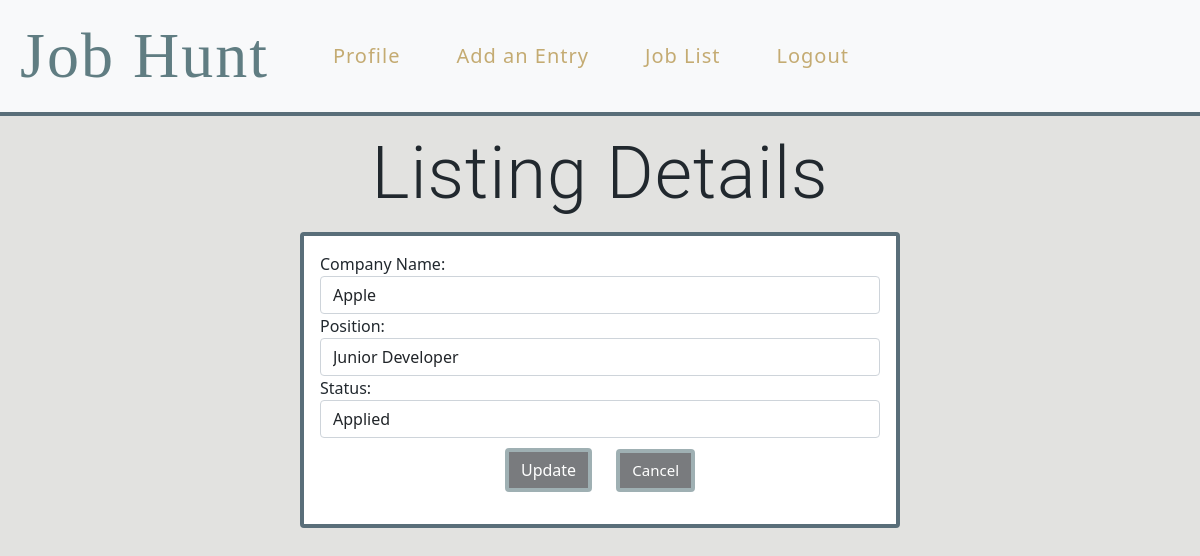
Before: /jobs/17/edit (signed in) with the older database file.
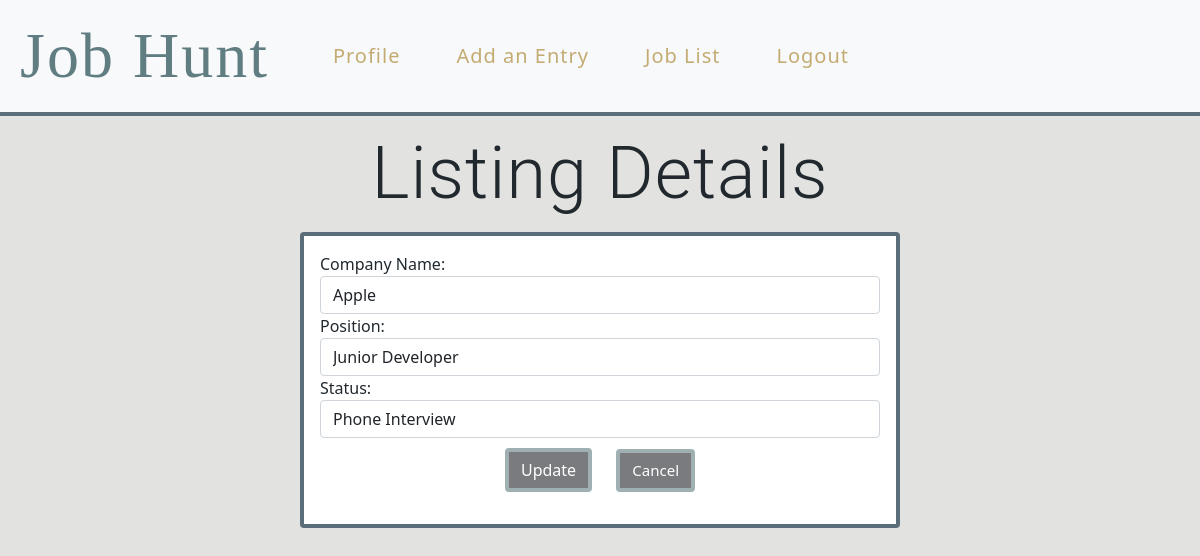
After: the same page with the newer database file.
### jobHuntApp/models.py (models this page shows)
class Job(models.Model):
    company_name = models.CharField(max_length=50)
    position = models.CharField(max_length=50)
    status = models.CharField(max_length=50)
    created_by = models.ForeignKey(User, related_name="jobs", on_delete=models.CASCADE, null=True)
    users_follow_up = models.ManyToManyField(User, related_name="jobs_users_marked")
    created_at = models.DateTimeField(auto_now_add=True)
    updated_at = models.DateTimeField(auto_now=True)
    objects = JobManager()

### jobHuntApp/views.py (the view)
# urls.py: path('jobs/<int:job_id>/edit', views.edit_entry),
def edit_entry(request, job_id):
    if 'user_id' not in request.session:
        return redirect('/')
    context = {
        "job": Job.objects.get(id=job_id)
    }
    return render(request, "listingdetails.html", context)

### jobHuntApp/templates/listingdetails.html (shortened to what this page needs)
    <head>
        <link href="https://cdn.jsdelivr.net/npm/bootstrap@5.1.0/dist/css/bootstrap.min.css" rel="stylesheet">
        <link rel="stylesheet" href="/static/css/style.css">
    </head>
    <body>
        {% include "navBar.html" %}
        <div class="container">
            <h1 class="display-2 text-center">Listing Details</h1>
            <div class="card mx-auto" style="width:600px">
                <div class="card-body">
                    <form action="/jobs/{{job.id}}/update" method="POST">
                        <div class="form-group row">
                            <label for="company_name">Company Name: <input type="text" class="form-control" name="company_name" value="{{ job.company_name }}"></label>
                        </div>
                        <div class="form-group row">
                            <label for="position">Position: <input type="text" class="form-control" name="position" value="{{job.position}}"></label>
                        </div>
                        <div class="form-group row">
                            <label for="status">Status: <input type="text" class="form-control" name="status" value="{{job.status}}"></label>
                        </div>
                        <div class="col text-center">
                            <input type="submit" value="Update" class="btn btn-Dark">
                            <a class="btn btn-Dark" href="/jobs" role="button">Cancel </a>
                        </div>
                    </form>
                </div>
            </div>
        </div>
    </body>
</html>

Changed rows visible on the page:
changed Job "Apple": status "Applied" → "Phone Interview"
